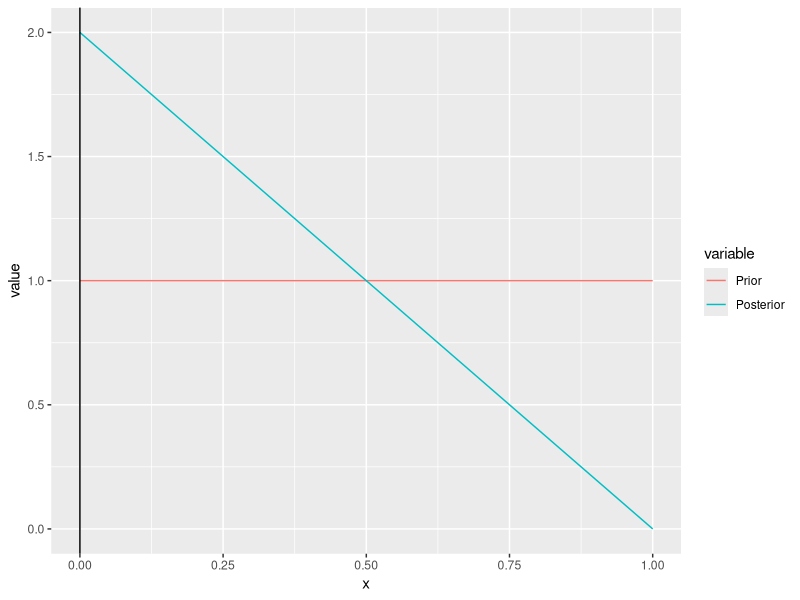
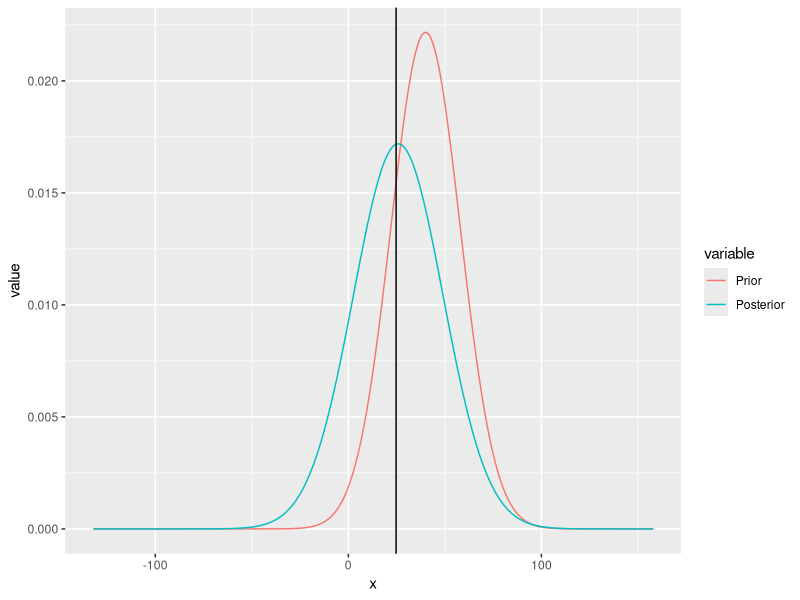

Write the R code that produced these figures, in order.
#Inference for Binomial with Beta Prior
BBB<-function(n,p,alpha,beta)
{
  require(ggplot2)
  require(reshape2)
  xx<-rbinom(1,n,p)
  p_hat<-xx/n
  print("Observed Proportion, Posterior Mean")
  p_hat_Post<-(alpha+xx)/(n+alpha+beta)
  print(c(p_hat,p_hat_Post))
  x  <- seq(0, 1, 0.01)
  Prior <- dbeta(x,alpha,beta)
  Posterior <- dbeta(x,alpha+xx,n+beta-xx)

  df <- data.frame(x, Prior, Posterior)
  
  # melt the data to a long format
  df2 <- reshape2::melt(data = df, id.vars = "x")
  
  # plot, using the aesthetics argument 'colour'
  ggplot(data = df2, aes(x = x, y = value, colour = variable)) + geom_line() + geom_vline(xintercept=p_hat)

 
}

n<-1
p<-0.3
alpha<-1
beta<-1

BBB(n,p,alpha,beta)
#Inference for Normal with Normal Prior
BNN<-function(n,mu,sigma,theta,tau)
{
  require(ggplot2)
  require(reshape2)
  xx<-rnorm(n,mu,sigma)
  xbar<-mean(xx)
  theta_post<-(theta*sigma^2+n*xbar*tau^2)/(sigma^2+n*tau^2)
  tau_post<-(sigma^2*tau^2)/(sigma^2+n*tau^2)
  print("Observed Mean, Posterior Mean")
  xbar_Post<-theta_post
  print(c(xbar,xbar_Post))
  a<-min(xx)-1
  b<-max(xx)+1
  x  <- seq(a, b, 0.01)
  Prior <- dnorm(x,theta,tau)
  Posterior <- dnorm(x,theta_post,tau_post)

  df <- data.frame(x, Prior, Posterior)
  
  # melt the data to a long format
  df2 <- reshape2::melt(data = df, id.vars = "x")
  
  # plot, using the aesthetics argument 'colour'
  ggplot(data = df2, aes(x = x, y = value, colour = variable)) + geom_line() + geom_vline(xintercept=xbar)
  
  
}

BNN(100,25,50,40,18)